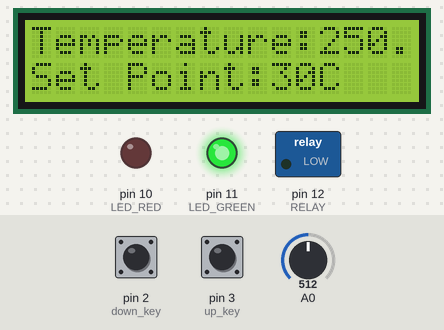
Bench run of a sketch on a simulated Arduino Uno, built with avr-gcc and run on an emulated ATmega328P. On the bench: 16×2 character LCD, switched loads named in the sketch (green lamp = pin HIGH), output pins drawn as LEDs (lit = HIGH). Inputs (shaded band) come from the test bench; at power-on: A0 = 512, pin 2 (down_key) HIGH, pin 3 (up_key) HIGH.

Above: at 3.2 s.
3.3 s: A0 set to 67
At 4.1 s:
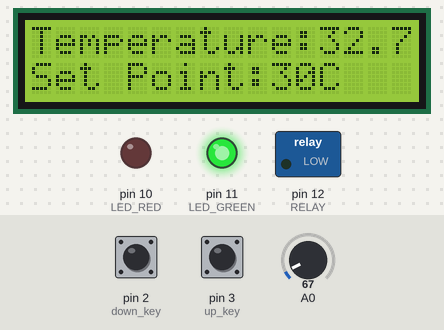
4.8 s: A0 set to 56
At 5.4 s:
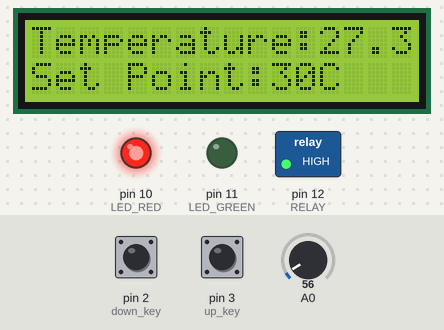
6.3 s: pin 2 (down_key) pulled LOW for 1 s
At 7.9 s:
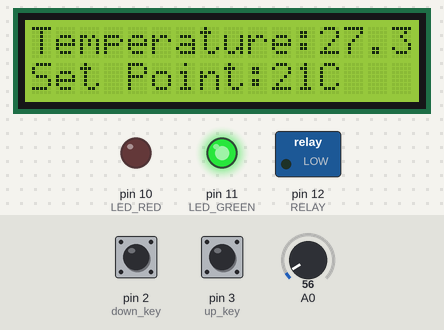
8.8 s: pin 3 (up_key) pulled LOW for 1 s
At 10.7 s:
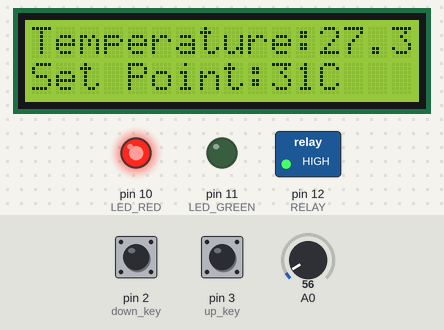
11.3 s: pin 3 (up_key) pulled LOW for 0.15 s
At 12.6 s:
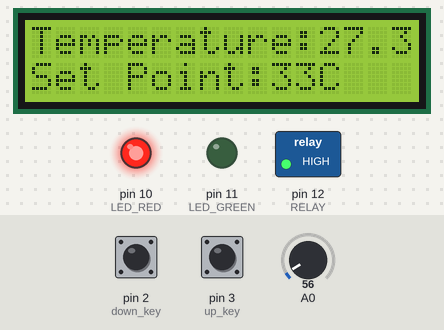
12.9 s: pin 2 (down_key) pulled LOW for 3.2 s
At 17.1 s:
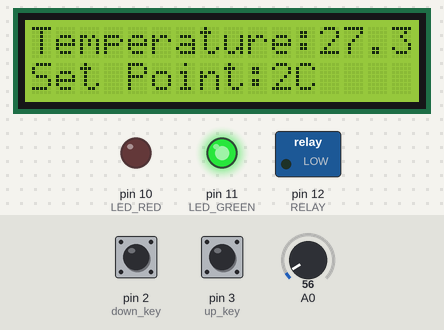
Timing chart, 0 to 18.6 s (numbered marks = the images above; inputs shaded):
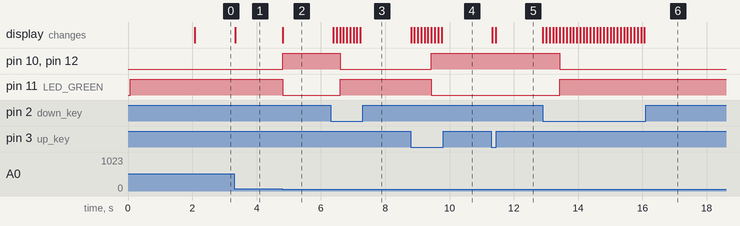

Measured:
- the behaviour switches between 62 and 61 on A0 (found by bisection; images 1 and 2)
- after the input at 3.3 s, the display: changes at once (image 1)
- after the input at 4.8 s, pin 10 (LED_RED), pin 12 (RELAY): LOW → HIGH at once; pin 11 (LED_GREEN): HIGH → LOW at once; the display: changes at once (image 2)
- after the input at 6.3 s, pin 10 (LED_RED), pin 12 (RELAY): HIGH → LOW after 0.30 s; pin 11 (LED_GREEN): LOW → HIGH after 0.30 s; the display: first changes after 0.09 s (image 3 shows a later state)
- after the input at 8.8 s, pin 10 (LED_RED), pin 12 (RELAY): LOW → HIGH after 0.64 s; pin 11 (LED_GREEN): HIGH → LOW after 0.64 s; the display: first changes at once (image 4 shows a later state)
- after the input at 11.3 s, the display: first changes at once (image 5 shows a later state)
- after the input at 12.9 s, pin 10 (LED_RED), pin 12 (RELAY): HIGH → LOW after 0.53 s; pin 11 (LED_GREEN): LOW → HIGH after 0.53 s; the display: first changes at once (image 6 shows a later state)

The sketch:

heatcontrol_v1.ino
```cpp
/*
   circuits4you.com
   Digital Temperature Controller
*/
#include <LiquidCrystal.h>

// initialize the library with the numbers of the interface pins
LiquidCrystal lcd(9, 8, 7, 6, 5, 4);

const int LED_RED=10; //Red LED
const int LED_GREEN=11; //Green LED
const int RELAY=12; //Lock Relay or motor

//Key connections with arduino
const int up_key=3;
const int down_key=2;

int SetPoint=30;
//=================================================================
//                  SETUP
//=================================================================
void setup(){
  pinMode(LED_RED,OUTPUT);
  pinMode(LED_GREEN,OUTPUT);
  pinMode(RELAY,OUTPUT);
  pinMode(up_key,INPUT);
  pinMode(down_key,INPUT);

  //Pull up for setpoint keys
  digitalWrite(up_key,HIGH);
  digitalWrite(down_key,HIGH);

   // set up the LCD's number of columns and rows:
  lcd.begin(16, 2);
  // Print a message to the LCD.
  lcd.print("circuits4you.com");
  lcd.setCursor(0,1); //Move coursor to second Line
  lcd.print("Temp. Controller");
  digitalWrite(LED_GREEN,HIGH);  //Green LED Off
  digitalWrite(LED_RED,LOW);     //Red LED On
  digitalWrite(RELAY,LOW);       //Turn off Relay
  delay(2000);
}
//=================================================================
//                  LOOP
//=================================================================
void loop(){
  double Temperature = ((5.0/1024.0) * analogRead(A0)) * 100;  //10mV per degree 0.01V/C. Scalling

  lcd.setCursor(0,0);
  lcd.print("Temperature:");    //Do not display entered keys
  lcd.print(Temperature);

//Get user input for setpoints
  if(digitalRead(down_key)==LOW)
  {
    if(SetPoint>0)
    {
      SetPoint--;
    }
  }
  if(digitalRead(up_key)==LOW)
  {
    if(SetPoint<150)
    {
      SetPoint++;
    }
  }

//Display Set point on LCD
  lcd.setCursor(0,1);
  lcd.print("Set Point:");
  lcd.print(SetPoint);
  lcd.print("C   ");

//Check Temperature is in limit
if(Temperature > SetPoint)
{
   digitalWrite(RELAY,LOW);    //Turn off heater
   digitalWrite(LED_RED,LOW);
   digitalWrite(LED_GREEN,HIGH);  //Turn on Green LED
}
else
{
  digitalWrite(RELAY,HIGH);    //Turn on heater
  digitalWrite(LED_GREEN,LOW);
  digitalWrite(LED_RED,HIGH);  //Turn on RED LED
}

  delay(100); //Update at every 100mSeconds
}
```
